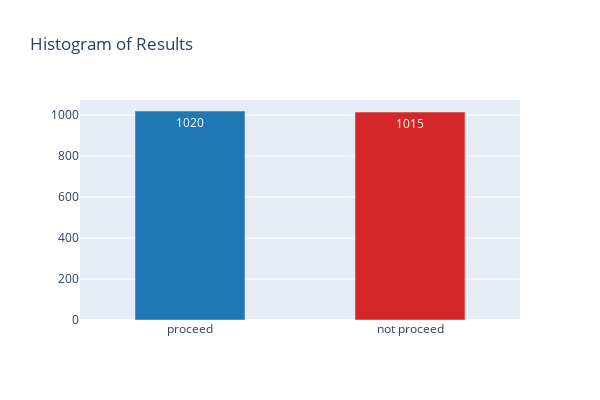

Notebook code cell kept with this figure:
### Code cell
fig1 = go.Figure(
    go.Bar(
        x=df["result"].value_counts().index,
        y=df["result"].value_counts().values,
        marker={"color": ["#1f77b4", "#d62728"]},
        text=df["result"].value_counts().values,
        textposition="auto",
    ),
)
fig1.update_layout(
    title_text="Histogram of Results", bargap=0.5, width=600, height=400
)
fig1.show()

### Figure 1 — Plotly figure (JSON) as saved in the notebook; plotly's stock layout.template omitted (floating-point values rounded to 4 significant figures)
{"data": [{"marker": {"color": ["#1f77b4", "#d62728"]}, "text": [1020, 1015], "textposition": "auto", "type": "bar", "x": ["proceed", "not proceed"], "y": [1020, 1015]}], "layout": {"bargap": 0.5, "height": 400, "title": {"text": "Histogram of Results"}, "width": 600}}
